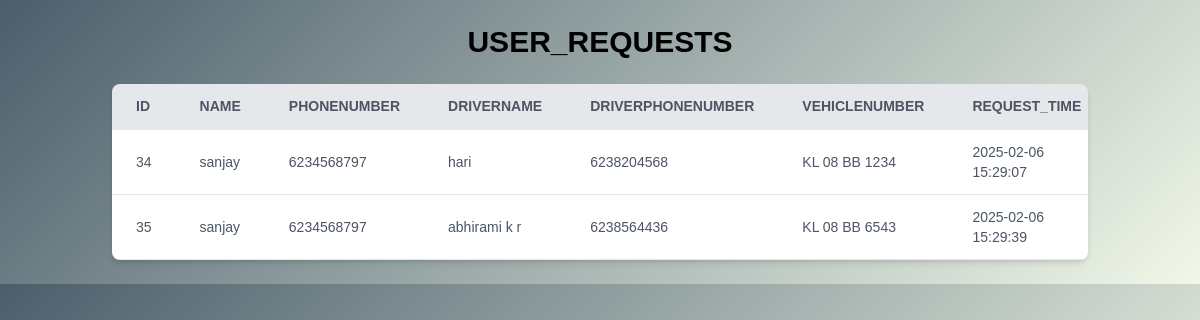
The page /android_2/new_3.php on the database its author committed.
### tables this page shows
CREATE TABLE `request` (
  `id` int(11) NOT NULL,
  `username` varchar(300) NOT NULL,
  `userphonenumber` varchar(300) NOT NULL,
  `drivername` varchar(300) NOT NULL,
  `driverphonenumber` varchar(300) NOT NULL,
  `vehiclenumber` varchar(300) NOT NULL,
  `request_time` varchar(300) NOT NULL,
  `status` varchar(300) NOT NULL
);

### android_2/new_3.php (the view, shortened to what this page needs)
<?php
include 'conn.php';
$sql_1 = "SELECT * FROM request";
$result = $conn->query($sql_1);
?>
<!DOCTYPE html>
<html lang="en">
<head>
    <link href="https://cdn.jsdelivr.net/npm/tailwindcss@2.2.19/dist/tailwind.min.css" rel="stylesheet">
</head>
<body>
<div class="container mx-auto p-6">
    <h2 class="text-3xl font-bold mb-6 text-center">USER_REQUESTS</h2>
    <div class="overflow-x-auto bg-white shadow-md rounded-lg">
        <table class="min-w-full border-collapse">
            <thead>
                <tr class="bg-gray-200 text-gray-600 uppercase text-sm leading-normal">
                    <th class="py-3 px-6 border-b text-left">ID</th>
                    <th class="py-3 px-6 border-b text-left">Name</th>
                    <th class="py-3 px-6 border-b text-left">phonenumber</th>
                    <th class="py-3 px-6 border-b text-left">drivername</th>
                    <th class="py-3 px-6 border-b text-left">driverphonenumber</th>
                    <th class="py-3 px-6 border-b text-left">vehiclenumber</th>
                    <th class="py-3 px-6 border-b text-left">request_time</th>
                </tr>
            </thead>
            <tbody class="text-gray-600 text-sm font-light">
                <?php
                if ($result->num_rows > 0) {
                    while ($row = $result->fetch_assoc()) {
                        echo "<tr class='hover:bg-gray-100'>
                            <td class='py-3 px-6 border-b'>".$row['id']."</td>
                            <td class='py-3 px-6 border-b'>".$row['username']."</td>
                            <td class='py-3 px-6 border-b'>".$row['userphonenumber']."</td>
                            <td class='py-3 px-6 border-b'>".$row['drivername']."</td>
                            <td class='py-3 px-6 border-b'>".$row['driverphonenumber']."</td>
                            <td class='py-3 px-6 border-b'>".$row['vehiclenumber']."</td>
                            <td class='py-3 px-6 border-b'>".$row['request_time']."</td>
                            <td class='py-3 px-6 border-b'>".$row['status']."</td>
                             <td class='py-3 px-6 border-b'>
                    <form action='' method='POST'>
                        <input type='hidden' name='id' value='" . $row['id'] . "'>
                        <button type='submit' name='action' value='delete' class='border border-gray-300 rounded-md'>Delete</button>
                    </form>
                </td>
                        </tr>";
                    }
                } else {
                    echo "<tr><td colspan='9' class='py-3 px-6 text-center'>No records found</td></tr>";
                }
                ?>
            </tbody>
        </table>
    </div>
</div>
</body>
</html>

### android_2/new_3.php (style rules this page uses)
body { font-family: 'Arial', sans-serif; background: linear-gradient(135deg, #4b5e6b, #f1f8e9); }

### rows shown on the page
request: id "34", username "sanjay", userphonenumber "6234568797", drivername "hari", driverphonenumber "6238204568", vehiclenumber "KL 08 BB 1234", request_time "2025-02-06 15:29:07"
request: id "35", username "sanjay", userphonenumber "6234568797", drivername "abhirami k r", driverphonenumber "6238564436", vehiclenumber "KL 08 BB 6543", request_time "2025-02-06 15:29:39"
